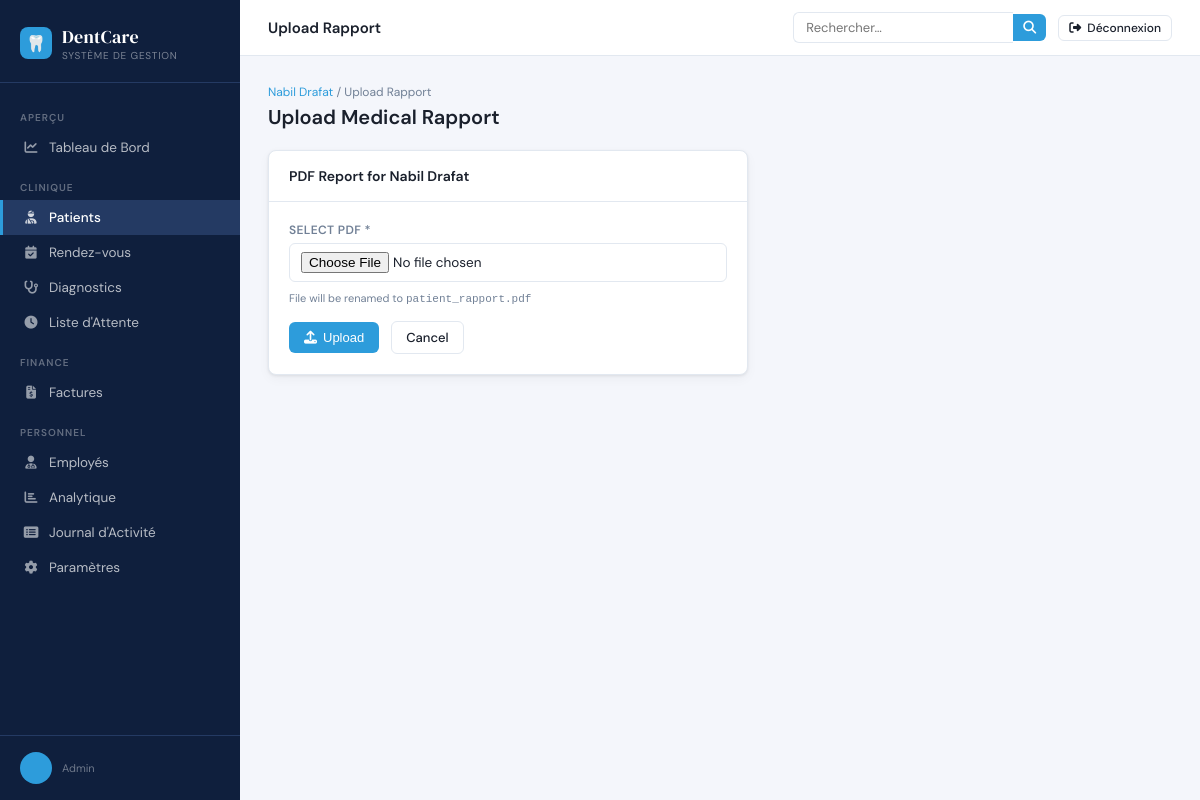
The app's page /patients/2/rapport/add/ (signed in) with its own data.
### authentication/models.py (models this page shows, shortened)
class User(AbstractUser):
    class Role(models.TextChoices):
        ADMIN        = 'admin',        'Admin'
        DOCTOR       = 'doctor',       'Doctor'
        RECEPTIONIST = 'receptionist', 'Receptionist'
        PATIENT      = 'patient',      'Patient'
    role = models.CharField(
        max_length=20,
        choices=Role.choices,
        default=Role.PATIENT,
    )
    phone = models.CharField(max_length=20, blank=True)
    address = models.TextField(blank=True)
    profile_photo = models.ImageField(
        upload_to='profiles/', blank=True, null=True
    )

### clinic/models.py (models this page shows, shortened)
class Patient(models.Model):
    class Gender(models.TextChoices):
        MALE   = 'male',   'Male'
        FEMALE = 'female', 'Female'
        OTHER  = 'other',  'Other'
    class BloodGroup(models.TextChoices):
        A_POS  = 'A+',  'A+'
        A_NEG  = 'A-',  'A-'
        B_POS  = 'B+',  'B+'
        B_NEG  = 'B-',  'B-'
        O_POS  = 'O+',  'O+'
        O_NEG  = 'O-',  'O-'
        AB_POS = 'AB+', 'AB+'
        AB_NEG = 'AB-', 'AB-'
    user          = models.OneToOneField(
        'authentication.User',
        on_delete=models.SET_NULL,
        null=True, blank=True,
        related_name='patient_profile'
    )
    first_name    = models.CharField(max_length=100)
    last_name     = models.CharField(max_length=100)
    email         = models.EmailField(unique=True)
    phone         = models.CharField(max_length=20)
    date_of_birth = models.DateField()
    gender        = models.CharField(max_length=10, choices=Gender.choices)
    blood_group   = models.CharField(max_length=5, choices=BloodGroup.choices, blank=True)
    address       = models.TextField(blank=True)
    city          = models.CharField(max_length=100, blank=True)
    country       = models.CharField(max_length=100, blank=True, default='USA')
    state_province = models.CharField(max_length=100, blank=True, default='California')
    postal_code   = models.CharField(max_length=20, blank=True)
    avatar        = models.ImageField(upload_to='avatars/', blank=True, null=True)
    allergies     = models.TextField(blank=True)
    medical_notes = models.TextField(blank=True)
    created_at    = models.DateTimeField(auto_now_add=True)
    updated_at    = models.DateTimeField(auto_now=True)
    class Meta:
        ordering = ['-created_at']
    def get_full_name(self):
        return f"{self.first_name} {self.last_name}"

### clinic/views.py (the view)
# urls.py: path('patients/<int:patient_pk>/rapport/add/', views.rapport_add,                name='rapport_add'),
@staff_required
def rapport_add(request, patient_pk):
    patient = get_object_or_404(Patient, pk=patient_pk)
    if request.method == 'POST' and request.FILES.get('file'):
        Rapport.objects.create(patient=patient, file=request.FILES['file'])
        log_action(request.user, 'Uploaded rapport', patient.get_full_name())
        messages.success(request, 'Rapport uploaded successfully.')
        return redirect('clinic:patient_profile', pk=patient_pk)
    return render(request, 'clinic/rapports/add.html', {'patient': patient})

### clinic/utils.py (called while the page is built)
def staff_required(view_func):
    @wraps(view_func)
    def wrapper(request, *args, **kwargs):
        if not request.user.is_authenticated:
            return redirect('authentication:login')
        if request.user.role not in ('admin', 'doctor', 'receptionist'):
            messages.error(request, "You don't have permission to access this area.")
            return redirect('home:home')
        return view_func(request, *args, **kwargs)
    return wrapper

### templates/clinic/rapports/add.html (shortened to what this page needs)
{% extends "clinic/base.html" %}
{% block topbar_title %}Upload Rapport{% endblock %}
{% block nav_patients %}active{% endblock %}
{% block content %}
<div class="page-header">
  <div>
    <div class="breadcrumb"><a href="{% url 'clinic:patient_profile' pk=patient.pk %}">{{ patient.get_full_name }}</a> / Upload Rapport</div>
    <h1>Upload Medical Rapport</h1>
  </div>
</div>
<div class="card" style="max-width:480px">
  <div class="card-header"><span class="card-title">PDF Report for {{ patient.get_full_name }}</span></div>
  <div class="card-body">
    <form method="post" enctype="multipart/form-data">
      <div class="form-group" style="margin-bottom:16px">
        <label>Select PDF *</label>
        <input type="file" name="file" accept=".pdf" required>
        <div style="font-size:11px;color:var(--text-muted);margin-top:4px">File will be renamed to <code>{{ patient.user.username|default:"patient" }}_rapport.pdf</code></div>
      </div>
      <div class="flex-gap">
        <button type="submit" class="btn btn-primary"><i class="fas fa-upload"></i> Upload</button>
        <a href="{% url 'clinic:patient_profile' pk=patient.pk %}" class="btn btn-outline">Cancel</a>
      </div>
    </form>
  </div>
</div>
{% endblock %}

### templates/clinic/base.html (shortened to what this page needs)
<!DOCTYPE html>
<html lang="fr">
<head>
  <link rel="stylesheet" href="https://cdn.jsdelivr.net/npm/@fortawesome/fontawesome-free@6.5.0/css/all.min.css">
</head>
<body>
<aside class="sidebar">
  <div class="sidebar-logo">
    <div class="logo-icon">🦷</div>
    <div>
      <div class="logo-text">DentCare</div>
      <div class="logo-sub">Système de Gestion</div>
    </div>
  </div>
  <nav>
    <div class="nav-section">Aperçu</div>
    <a href="{% url 'clinic:dashboard' %}" class="nav-item {% block nav_dashboard %}{% endblock %}">
      <i class="fas fa-chart-line"></i> Tableau de Bord
    </a>
    <div class="nav-section">Clinique</div>
    <a href="{% url 'clinic:patient_list' %}" class="nav-item {% block nav_patients %}{% endblock %}">
      <i class="fas fa-user-injured"></i> Patients
    </a>
    <a href="{% url 'clinic:appointment_list' %}" class="nav-item {% block nav_appointments %}{% endblock %}">
      <i class="fas fa-calendar-check"></i> Rendez-vous
    </a>
    <a href="{% url 'clinic:diagnosis_list' %}" class="nav-item {% block nav_diagnoses %}{% endblock %}">
      <i class="fas fa-stethoscope"></i> Diagnostics
    </a>
    <a href="{% url 'clinic:waiting_list' %}" class="nav-item {% block nav_waiting %}{% endblock %}">
      <i class="fas fa-clock"></i> Liste d'Attente
    </a>
    <div class="nav-section">Finance</div>
    <a href="{% url 'clinic:patient_payslip_list' %}" class="nav-item {% block nav_invoices %}{% endblock %}">
      <i class="fas fa-file-invoice-dollar"></i> Factures
    </a>
    <div class="nav-section">Personnel</div>
    <a href="{% url 'clinic:employee_list' %}" class="nav-item {% block nav_employees %}{% endblock %}">
      <i class="fas fa-user-md"></i> Employés
    </a>
    <a href="{% url 'clinic:analytics' %}" class="nav-item {% block nav_analytics %}{% endblock %}">
      <i class="fas fa-chart-bar"></i> Analytique
    </a>
    <a href="{% url 'clinic:activity_logs' %}" class="nav-item {% block nav_activity %}{% endblock %}">
      <i class="fas fa-list-alt"></i> Journal d'Activité
    </a>
    <a href="{% url 'clinic:settings' %}" class="nav-item {% block nav_settings %}{% endblock %}">
      <i class="fas fa-cog"></i> Paramètres
    </a>
  </nav>
  <div class="sidebar-footer">
    <div class="sidebar-user">
      <div class="user-avatar">{{ request.user.first_name|first|upper }}{{ request.user.last_name|first|upper }}</div>
      <div>
        <div class="user-role">{{ request.user.role }}</div>
      </div>
    </div>
  </div>
</aside>
<div class="main">
  <header class="topbar">
    <div style="display:flex;align-items:center;gap:12px">
      <span class="topbar-title">{% block topbar_title %}{% endblock %}</span>
    </div>
    <div style="display:flex;align-items:center;gap:12px">
      <form class="search-form" method="get" action="{% url 'clinic:global_search' %}">
        <input class="search-input" type="text" name="q" placeholder="Rechercher…" value="{{ request.GET.q }}">
        <button type="submit" class="search-btn"><i class="fas fa-search"></i></button>
      </form>
    <div class="topbar-actions">
      <a href="{% url 'authentication:logout' %}" class="btn btn-outline btn-sm">
        <i class="fas fa-sign-out-alt"></i> Déconnexion
      </a>
    </div>
    </div>
  </header>
  <main class="page-content">
    {% block content %}{% endblock %}
  </main>
</div>
</body>
</html>

### records on screen
User: user.role "Admin"
Patient: get_full_name "Nabil Drafat", user.username "patient"
